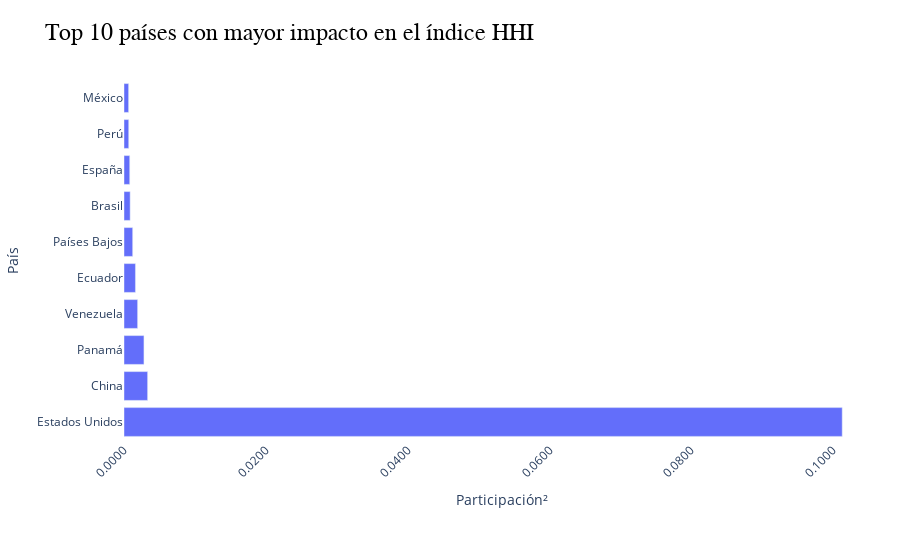

The code cell stored with this chart in its notebook:
### Markdown cell above
### Top 10 países con mayor impacto en el índice HHI

### Code cell
top_hhi = fob_pais_pd.sort_values("participacion_cuadrada", ascending=False).head(10)

fig = px.bar(
    top_hhi,
    x="participacion_cuadrada",
    y="PAIS",
    orientation="h",
    title="Top 10 países con mayor impacto en el índice HHI",
    labels={"participacion_cuadrada": "Participación²", "PAIS": "País"},
)
fig = estilo(fig)
fig.update_layout(xaxis_tickformat=".4f")
fig.show()

### Figure 1 — Plotly figure (JSON) as saved in the notebook; plotly's stock layout.template omitted (floating-point values rounded to 4 significant figures)
{"data": [{"hovertemplate": "Participación²=%{x}<br>País=%{y}<extra></extra>", "legendgroup": "", "marker": {"color": "#636efa", "pattern": {"shape": ""}}, "name": "", "orientation": "h", "showlegend": false, "textposition": "auto", "type": "bar", "x": [0.1013, 0.00333, 0.002813, 0.001918, 0.001615, 0.001224, 0.0008661, 0.0008064, 0.0006664, 0.0006503], "xaxis": "x", "y": ["Estados Unidos", "China", "Panamá", "Venezuela", "Ecuador", "Países Bajos", "Brasil", "España", "Perú", "México"], "yaxis": "y"}], "layout": {"barmode": "relative", "legend": {"tracegroupgap": 0}, "margin": {"b": 120, "l": 40, "r": 20, "t": 80}, "paper_bgcolor": "white", "plot_bgcolor": "white", "showlegend": false, "title": {"font": {"color": "black", "family": "Arial", "size": 24}, "text": "Top 10 países con mayor impacto en el índice HHI"}, "xaxis": {"anchor": "y", "domain": [0, 1], "tickangle": -45, "tickfont": {"size": 12}, "tickformat": ".4f", "title": {"text": "Participación²"}}, "yaxis": {"anchor": "x", "domain": [0, 1], "tickfont": {"size": 12}, "title": {"text": "País"}}}}
